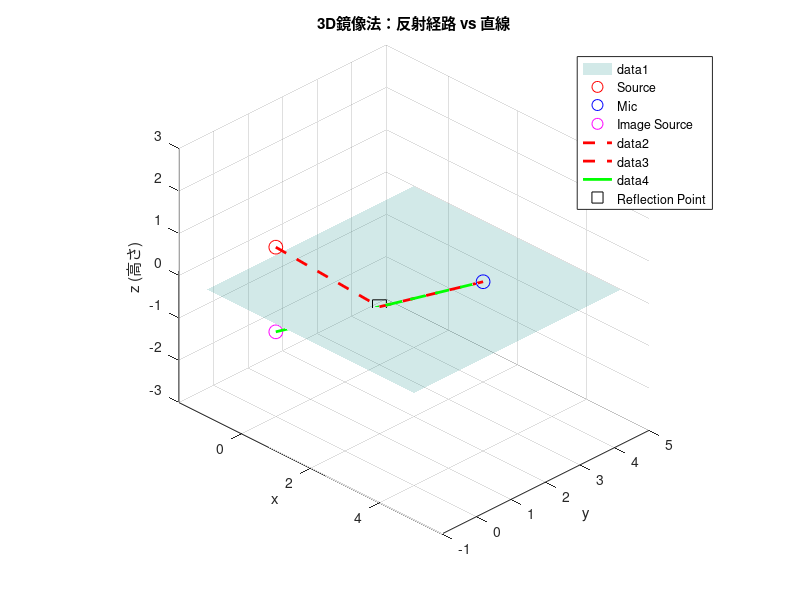

Write the MATLAB code that produced this figure.
%% acoustic_sim_step2_visualize_3D.m
clear; clc;

%% 座標設定 [x, y, z]
source = [0, 0, 1];   % 音源（高さ1m）
mic    = [4, 2, 1];   % マイク（少し斜めに配置）

%% 鏡像音源（z反転）
image_source = [source(1), source(2), -source(3)];

%% 直線（鏡像音源 → マイク）と地面(z=0)の交点を求める
p1 = image_source;
p2 = mic;

t = (0 - p1(3)) / (p2(3) - p1(3));  % z=0になるパラメータ
reflect_point = p1 + t * (p2 - p1);

%% 距離確認（重要）
dist_reflect_real = norm(source - reflect_point) + norm(reflect_point - mic);
dist_image = norm(image_source - mic);

disp("実際の反射経路の長さ:");
disp(dist_reflect_real);

disp("鏡像直線の長さ:");
disp(dist_image);

%% 可視化
figure; hold on; grid on;

% 地面（z=0）
[X, Y] = meshgrid(-1:0.5:5, -1:0.5:5);
Z = zeros(size(X));
surf(X, Y, Z, 'FaceAlpha',0.2, 'EdgeColor','none');

% 音源
plot3(source(1), source(2), source(3), 'ro', 'MarkerSize',10, 'DisplayName','Source');

% マイク
plot3(mic(1), mic(2), mic(3), 'bo', 'MarkerSize',10, 'DisplayName','Mic');

% 鏡像音源
plot3(image_source(1), image_source(2), image_source(3), 'mo', 'MarkerSize',10, 'DisplayName','Image Source');

% 実際の反射経路（折れ線）
plot3([source(1) reflect_point(1)], ...
      [source(2) reflect_point(2)], ...
      [source(3) reflect_point(3)], ...
      'r--', 'LineWidth',2);

plot3([reflect_point(1) mic(1)], ...
      [reflect_point(2) mic(2)], ...
      [reflect_point(3) mic(3)], ...
      'r--', 'LineWidth',2);

% 鏡像直線
plot3([image_source(1) mic(1)], ...
      [image_source(2) mic(2)], ...
      [image_source(3) mic(3)], ...
      'g-', 'LineWidth',2);

% 反射点
plot3(reflect_point(1), reflect_point(2), reflect_point(3), ...
      'ks', 'MarkerSize',10, 'DisplayName','Reflection Point');

legend;
xlabel('x'); ylabel('y'); zlabel('z (高さ)');
title('3D鏡像法：反射経路 vs 直線');

axis equal;
view(45,30);
